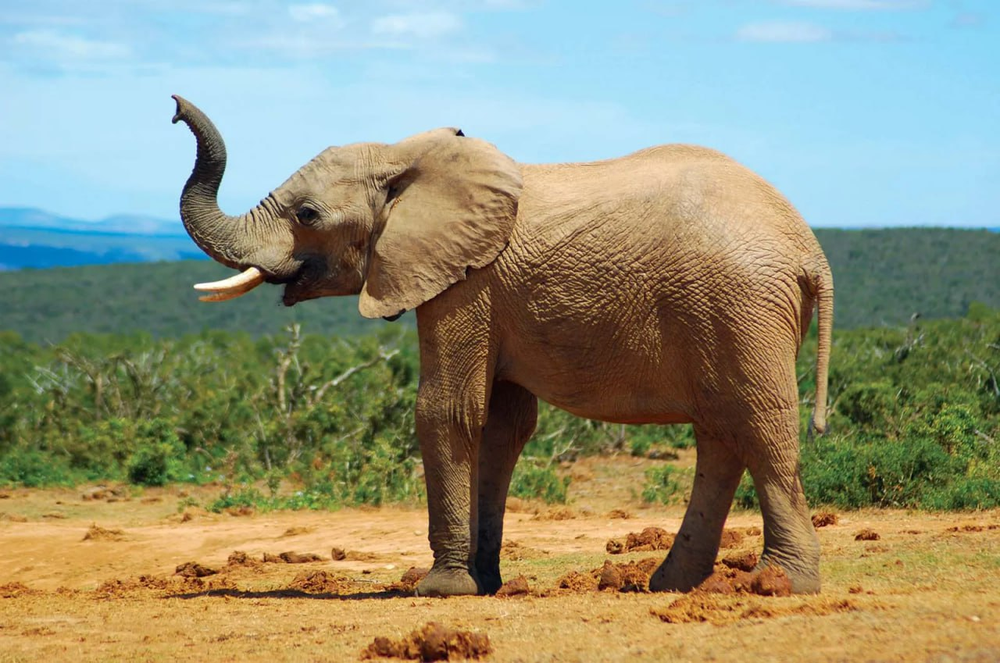
#> input picture Lab_Suir/laba_Suir_3/variant-2.png, 1000 x 663 px, shrunk from 1280 x 849 before the run, found by its file name
$ python 1.py
#> lines starting #> are read from the running program, lines starting #| are printed output that depends on the picture
import numpy as np
import cv2

path = r'variant-2.png'
img = cv2.imread(path)
#> img is the input picture: shape (663, 1000, 3); mean B, G, R 122.3, 147.7, 146.7

dst = cv2.GaussianBlur(img,(5,5),cv2.BORDER_DEFAULT)    #размывает изображение, используя ядро Гаусса размером (5,5) и BORDER_DEFAULT в качестве типа границы.

cv2.imshow('image', np.hstack((img, dst)))
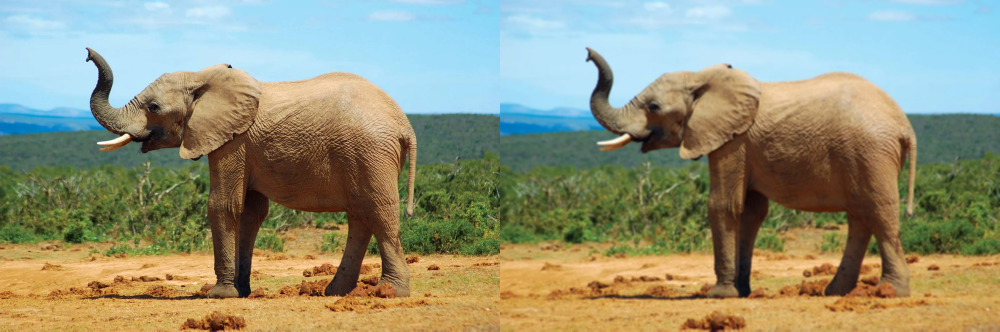
#> window 'image': shape (663, 2000, 3) (shown at 1/2 size); mean B, G, R 122.3, 147.7, 146.7
cv2.waitKey(0);
cv2.destroyAllWindows();
cv2.waitKey(1)

$ run again, with Lab_Suir/laba_Suir_3/fly64.png copied over Lab_Suir/laba_Suir_3/variant-2.png
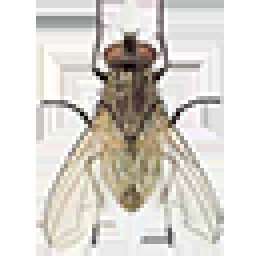
#> input picture Lab_Suir/laba_Suir_3/fly64.png, 64 x 64 px, found by its file name (shown 4 times larger)
#> img is the input picture: shape (64, 64, 3); mean B, G, R 207.7, 213.8, 217.6
#> `dst = cv2.GaussianBlur(img,(5,5),cv2.BORDER_DEFAULT)`:
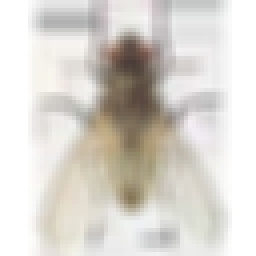
#> dst: shape (64, 64, 3) (shown 4 times larger); mean B, G, R 207.7, 213.8, 217.6
#> `cv2.imshow('image', np.hstack((img, dst)))`:
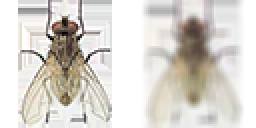
#> window 'image': shape (64, 128, 3) (shown 2 times larger); mean B, G, R 207.7, 213.8, 217.6
